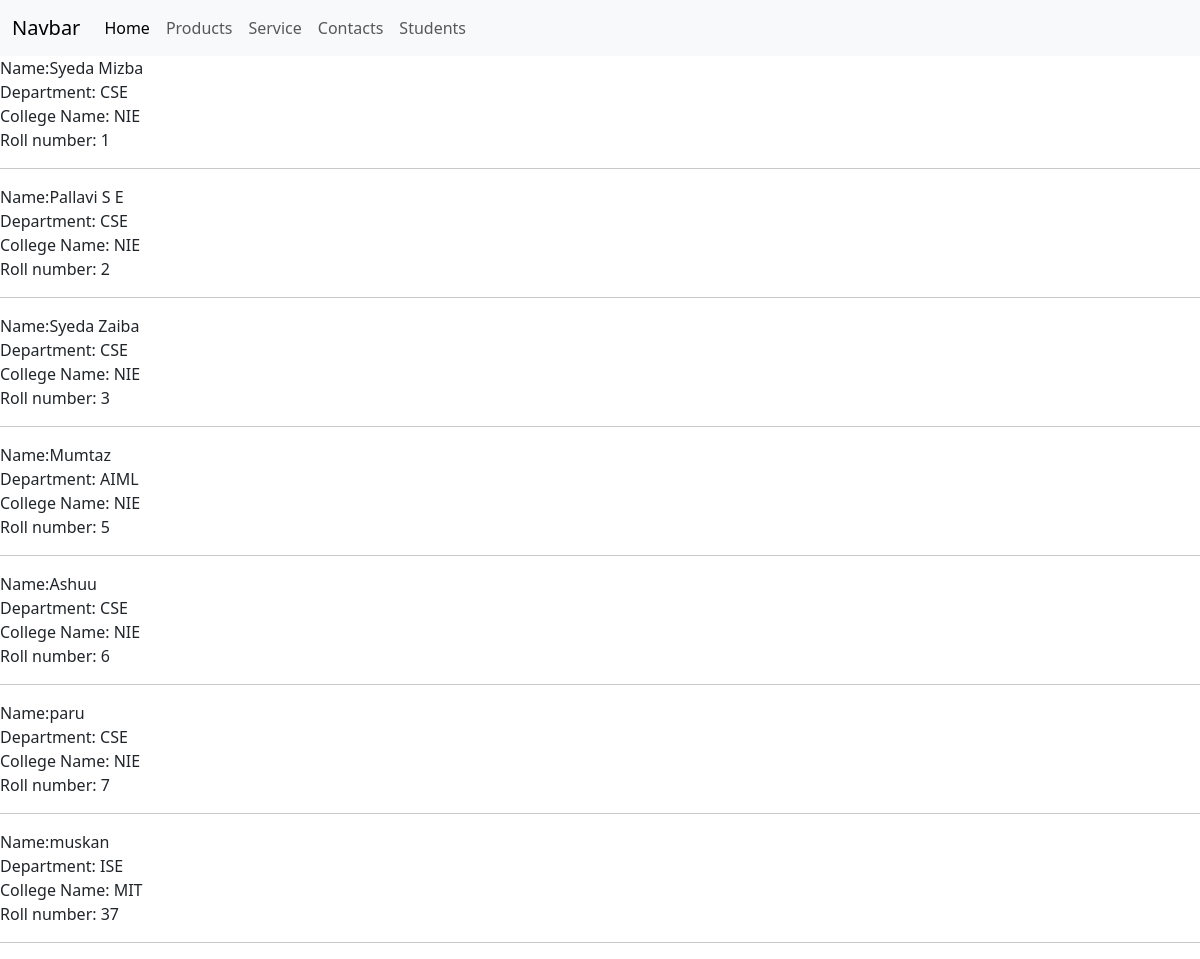
The app's page /studentList with its own data.
### CSE/models.py (models this page shows, shortened)
class Student(models.Model):
    name = models.CharField(max_length=50)
    department = models.CharField(max_length=30)
    college_name = models.CharField(max_length=30)
    rollnumber = models.IntegerField()

### CSE/views.py (the view)
# urls.py: path('studentList', views.studentList, name = 'studentList'),
def studentList(request):
    students = Student.objects.all()
    context ={'students':students}
    return render(request, 'studentList.html', context)

### templates/studentList.html (shortened to what this page needs)
{% extends 'basic.html'%}
 {% block content %}
 {% for student in students %}
 Name:{{student.name}}<br>
 Department: {{student.department}}<br>
 College Name: {{student.college_name}}<br>
 Roll number: {{student.rollnumber}}<br>
 <hr>
 {% endfor %}
 {% endblock %}

### templates/basic.html (shortened to what this page needs)
<!doctype html>
<html lang="en">
  <head>
    <link href="https://cdn.jsdelivr.net/npm/bootstrap@5.3.3/dist/css/bootstrap.min.css" rel="stylesheet">
  </head>
  <body>
<nav class="navbar navbar-expand-lg bg-body-tertiary">
    <div class="container-fluid">
      <a class="navbar-brand" href="#">Navbar</a>
      <div class="collapse navbar-collapse" id="navbarSupportedContent">
        <ul class="navbar-nav me-auto mb-2 mb-lg-0">
          <li class="nav-item">
            <a class="nav-link active" aria-current="page" href="{% url 'CSE:index'%}">Home</a>
          </li>
          <li class="nav-item">
            <a class="nav-link" href="{% url 'CSE:products'%}">Products</a>
          </li>
          <li class="nav-item">
            <a class="nav-link" href="{% url 'CSE:service'%}">Service</a>
          </li>
          <li class="nav-item">
            <a class="nav-link" href="{% url 'CSE:contacts'%}">Contacts</a>
          </li>
            <a class="nav-link" href="{% url 'CSE:studentList'%}">Students</a>
      </div>
    </div>
  </nav>
{% block content %}
{% endblock %}
</body>
</html>

### records on screen
Student: name "Syeda Mizba", department "CSE", college_name "NIE", rollnumber "1"
Student: name "Pallavi S E", department "CSE", college_name "NIE", rollnumber "2"
Student: name "Syeda Zaiba", department "CSE", college_name "NIE", rollnumber "3"
Student: name "Mumtaz", department "AIML", college_name "NIE", rollnumber "5"
Student: name "Ashuu", department "CSE", college_name "NIE", rollnumber "6"
Student: name "paru", department "CSE", college_name "NIE", rollnumber "7"
Student: name "muskan", department "ISE", college_name "MIT", rollnumber "37"
